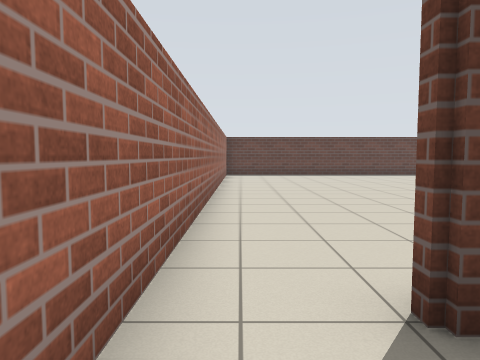
[1] (above)

18 first-person views from a walk through a Stage world. The camera is 1 m above the floor, tilts 4° down and sees 70° across. The lines on the ground mark 1 m squares. The floor is counted in squares, 1 m on a side. Each view is taken from the middle of a square. On the plan, view 1 faces up. The plan holds only what a view shows up to about 13 squares ahead; the rest is blank. The robots in the file are not drawn.

[2]
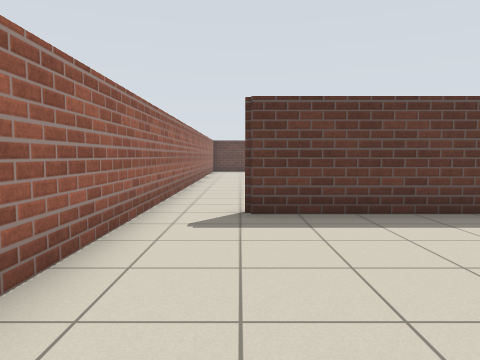

[3]
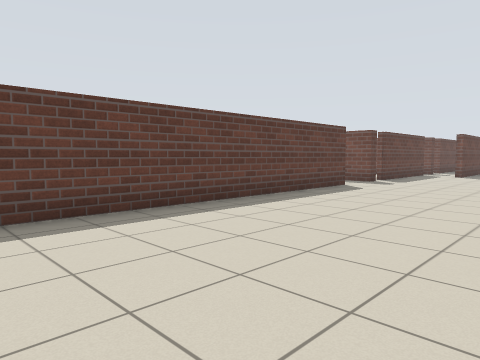

[4]
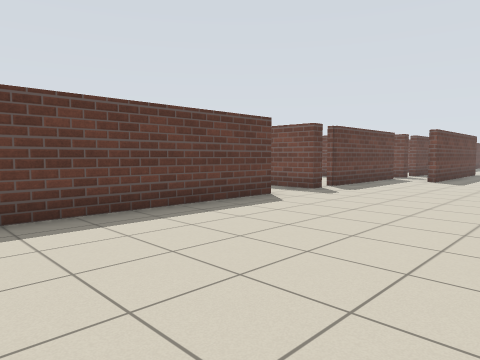

[5]
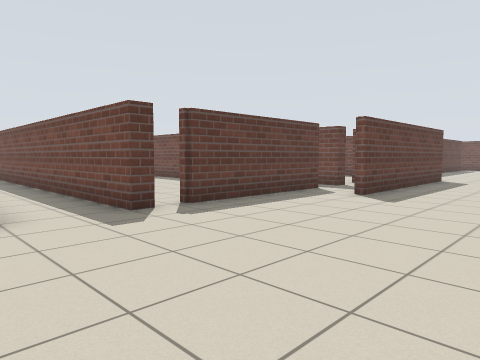

[6]
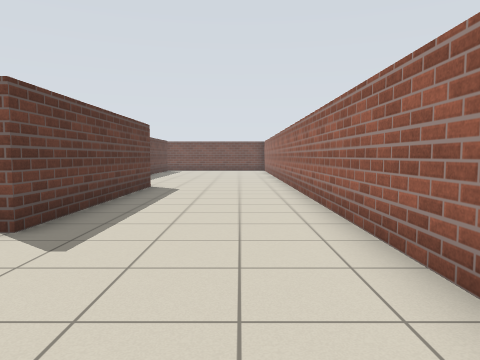

[7]
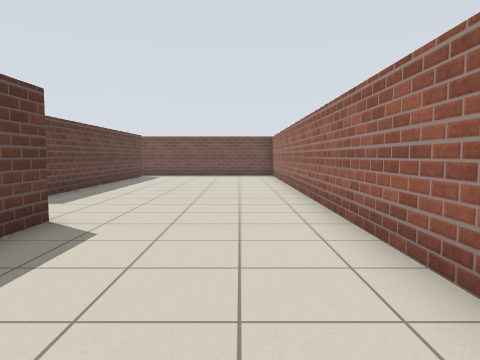

[8]
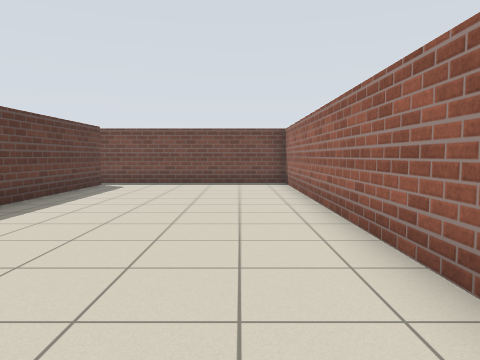

[9]
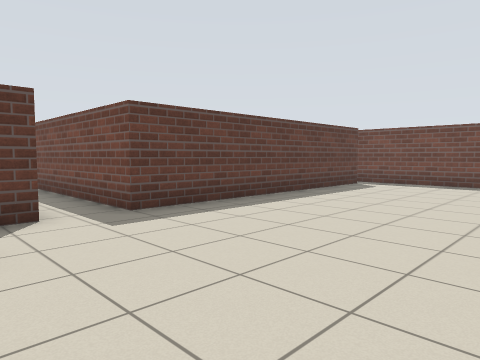

[10]
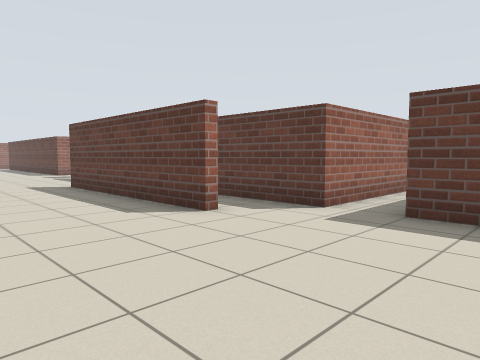

[11]
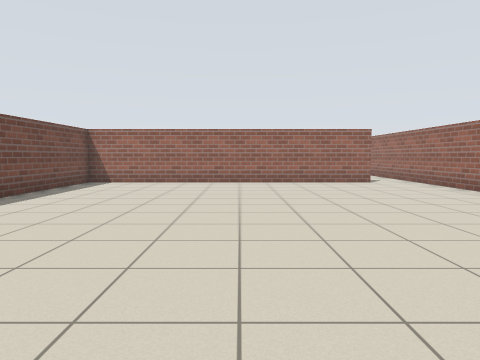

[12]
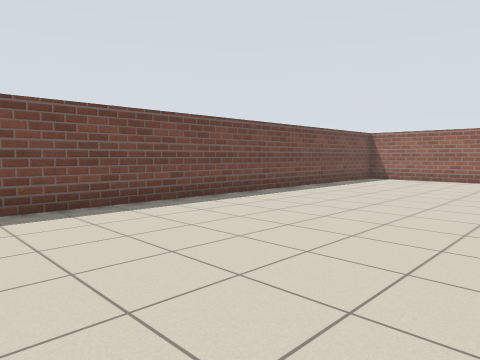

[13]
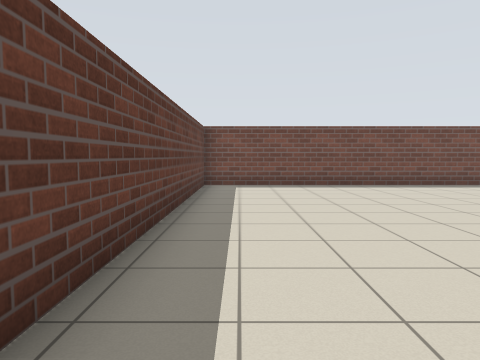

[14]
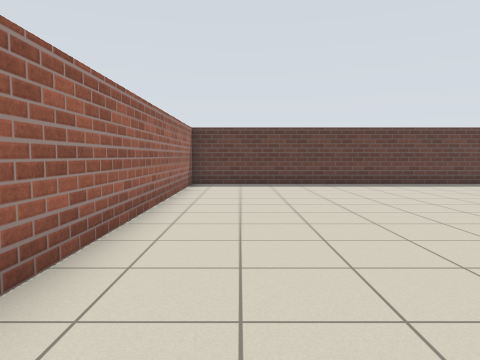

[15]
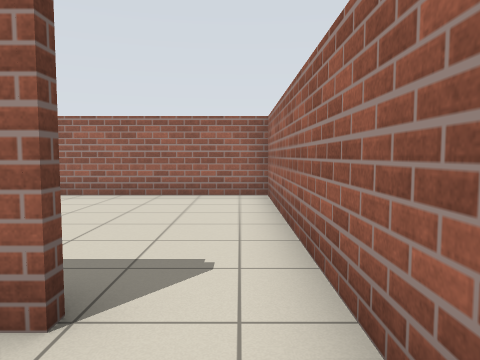

[16]
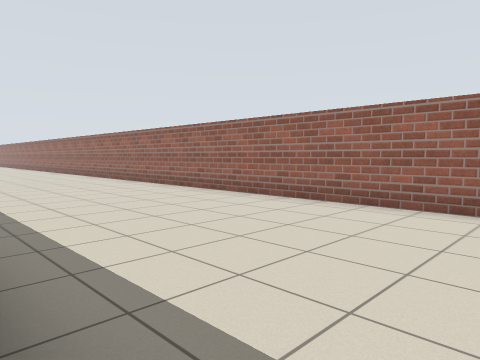

[17]
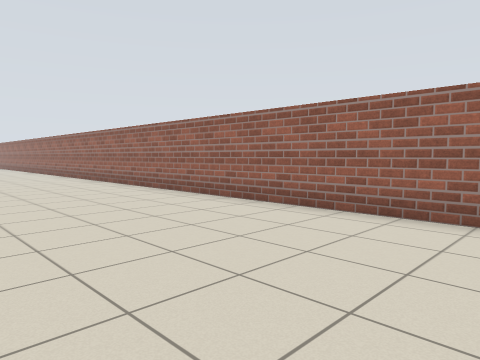

[18]
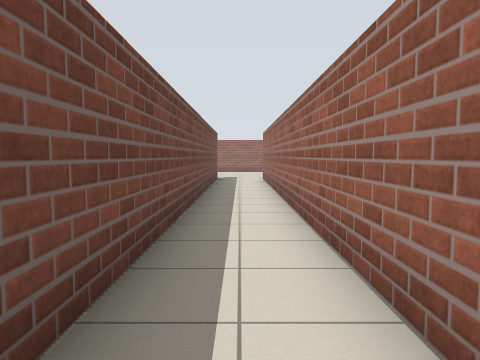

### Floor plan
Points are (right, up) in squares from view 1. A wall is a line through its corners. A room is listed if a view was taken in it or the views show most of it. See-through windows are left out.
Room 1 (views 1, 2, 3, 4, 5, 6, 7, 8, 9, 10, 16, 17, 18)
walls: (20.4, 1.8) (15.2, 1.8); (14.5, 1.8) (14, 1.8) (14, 15.8); (26.2, -0.1) (19.4, -0.1); (12, 1.8) (1.1, 1.8) (1.1, 2.1); (27.5, 6.2) (27.5, 1.8) (26.5, 1.8); (12, 15.6) (12, 4.1); (38, 1.8) (29, 1.8) (29, 7.8); (-0.7, 2.5) (-0.7, -4.7) (38.7, -4.7) (38.7, 2.2)
ways out: opening at (0.5, 2) to room 2; opening at (15, 2); opening at (20, 1); opening at (27, 1)
Room 2 (views 11, 12, 13, 14, 15)
walls: (1.1, 2.1) (11.7, 2.1) (11.7, 18.2) (-0.7, 18.2) (-0.7, 2.5)
ways out: opening at (0.5, 2) to room 1

Where each view was taken, in squares from view 1:
view 1: 0 up, 0 right, facing up
view 2: 4 down, 1 right, facing up
view 3: 4 down, 1 right, facing up-right
view 4: 4 down, 5 right, facing up-right
view 5: 4 down, 11 right, facing up-right
view 6: 3 down, 15 right, facing right
view 7: 3 down, 21 right, facing right
view 8: 3 down, 26 right, facing right
view 9: 4 down, 26 right, facing up-right
view 10: 4 down, 31 right, facing up-left
view 11: 15 up, 6 right, facing down
view 12: 17 up, 5 right, facing down-right
view 13: 17 up, 0 right, facing right
view 14: 6 up, 1 right, facing up
view 15: 4 up, 0 right, facing down
view 16: 2 up, 0 right, facing down-right
view 17: 1 up, 4 right, facing down-right
view 18: 17 up, 13 right, facing down
